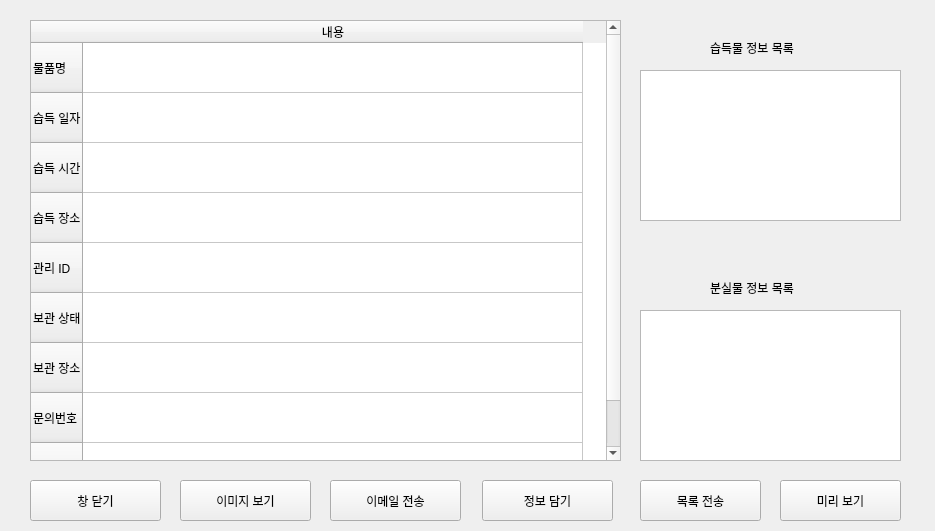
<?xml version="1.0" encoding="UTF-8"?>
<ui version="4.0">
 <class>Form</class>
 <widget class="QWidget" name="Form">
  <property name="geometry">
   <rect>
    <x>0</x>
    <y>0</y>
    <width>935</width>
    <height>531</height>
   </rect>
  </property>
  <property name="windowTitle">
   <string>습득물 상세 정보</string>
  </property>
  <widget class="QTableWidget" name="tableWidget">
   <property name="geometry">
    <rect>
     <x>30</x>
     <y>20</y>
     <width>591</width>
     <height>441</height>
    </rect>
   </property>
   <attribute name="horizontalHeaderCascadingSectionResizes">
    <bool>true</bool>
   </attribute>
   <attribute name="horizontalHeaderDefaultSectionSize">
    <number>500</number>
   </attribute>
   <attribute name="horizontalHeaderHighlightSections">
    <bool>true</bool>
   </attribute>
   <attribute name="verticalHeaderDefaultSectionSize">
    <number>50</number>
   </attribute>
   <row>
    <property name="text">
     <string>물품명</string>
    </property>
   </row>
   <row>
    <property name="text">
     <string>습득 일자</string>
    </property>
   </row>
   <row>
    <property name="text">
     <string>습득 시간</string>
    </property>
   </row>
   <row>
    <property name="text">
     <string>습득 장소</string>
    </property>
   </row>
   <row>
    <property name="text">
     <string>관리 ID</string>
    </property>
   </row>
   <row>
    <property name="text">
     <string>보관 상태</string>
    </property>
   </row>
   <row>
    <property name="text">
     <string>보관 장소</string>
    </property>
   </row>
   <row>
    <property name="text">
     <string>문의번호</string>
    </property>
   </row>
   <row>
    <property name="text">
     <string>특이사항</string>
    </property>
   </row>
   <column>
    <property name="text">
     <string>내용</string>
    </property>
   </column>
   <item row="0" column="0">
    <property name="text">
     <string/>
    </property>
   </item>
   <item row="8" column="0">
    <property name="font">
     <font>
      <pointsize>10</pointsize>
     </font>
    </property>
   </item>
  </widget>
  <widget class="QPushButton" name="pushButton">
   <property name="geometry">
    <rect>
     <x>330</x>
     <y>480</y>
     <width>131</width>
     <height>41</height>
    </rect>
   </property>
   <property name="text">
    <string>이메일 전송</string>
   </property>
  </widget>
  <widget class="QPushButton" name="pushButton_2">
   <property name="geometry">
    <rect>
     <x>30</x>
     <y>480</y>
     <width>131</width>
     <height>41</height>
    </rect>
   </property>
   <property name="text">
    <string>창 닫기</string>
   </property>
  </widget>
  <widget class="QPushButton" name="pushButton_3">
   <property name="geometry">
    <rect>
     <x>482</x>
     <y>480</y>
     <width>131</width>
     <height>41</height>
    </rect>
   </property>
   <property name="text">
    <string>정보 담기</string>
   </property>
  </widget>
  <widget class="QListWidget" name="listWidget">
   <property name="geometry">
    <rect>
     <x>640</x>
     <y>70</y>
     <width>261</width>
     <height>151</height>
    </rect>
   </property>
  </widget>
  <widget class="QListWidget" name="listWidget_2">
   <property name="geometry">
    <rect>
     <x>640</x>
     <y>310</y>
     <width>261</width>
     <height>151</height>
    </rect>
   </property>
  </widget>
  <widget class="QLabel" name="label">
   <property name="geometry">
    <rect>
     <x>710</x>
     <y>40</y>
     <width>141</width>
     <height>16</height>
    </rect>
   </property>
   <property name="text">
    <string>습득물 정보 목록</string>
   </property>
  </widget>
  <widget class="QLabel" name="label_2">
   <property name="geometry">
    <rect>
     <x>710</x>
     <y>280</y>
     <width>131</width>
     <height>16</height>
    </rect>
   </property>
   <property name="text">
    <string>분실물 정보 목록</string>
   </property>
  </widget>
  <widget class="QPushButton" name="pushButton_4">
   <property name="geometry">
    <rect>
     <x>640</x>
     <y>480</y>
     <width>121</width>
     <height>41</height>
    </rect>
   </property>
   <property name="text">
    <string>목록 전송</string>
   </property>
  </widget>
  <widget class="QPushButton" name="pushButton_5">
   <property name="geometry">
    <rect>
     <x>180</x>
     <y>480</y>
     <width>131</width>
     <height>41</height>
    </rect>
   </property>
   <property name="text">
    <string>이미지 보기</string>
   </property>
  </widget>
  <widget class="QPushButton" name="pushButton_6">
   <property name="geometry">
    <rect>
     <x>780</x>
     <y>480</y>
     <width>121</width>
     <height>41</height>
    </rect>
   </property>
   <property name="text">
    <string>미리 보기</string>
   </property>
  </widget>
 </widget>
 <resources/>
 <connections>
  <connection>
   <sender>pushButton_2</sender>
   <signal>clicked()</signal>
   <receiver>Form</receiver>
   <slot>click_close()</slot>
   <hints>
    <hint type="sourcelabel">
     <x>76</x>
     <y>511</y>
    </hint>
    <hint type="destinationlabel">
     <x>186</x>
     <y>509</y>
    </hint>
   </hints>
  </connection>
  <connection>
   <sender>pushButton</sender>
   <signal>clicked()</signal>
   <receiver>Form</receiver>
   <slot>transmit_email()</slot>
   <hints>
    <hint type="sourcelabel">
     <x>376</x>
     <y>511</y>
    </hint>
    <hint type="destinationlabel">
     <x>427</x>
     <y>503</y>
    </hint>
   </hints>
  </connection>
  <connection>
   <sender>pushButton_3</sender>
   <signal>clicked()</signal>
   <receiver>Form</receiver>
   <slot>put_on_list()</slot>
   <hints>
    <hint type="sourcelabel">
     <x>582</x>
     <y>506</y>
    </hint>
    <hint type="destinationlabel">
     <x>626</x>
     <y>502</y>
    </hint>
   </hints>
  </connection>
  <connection>
   <sender>pushButton_4</sender>
   <signal>clicked()</signal>
   <receiver>Form</receiver>
   <slot>transmit_email_list()</slot>
   <hints>
    <hint type="sourcelabel">
     <x>760</x>
     <y>507</y>
    </hint>
    <hint type="destinationlabel">
     <x>910</x>
     <y>488</y>
    </hint>
   </hints>
  </connection>
  <connection>
   <sender>pushButton_5</sender>
   <signal>clicked()</signal>
   <receiver>Form</receiver>
   <slot>print_image()</slot>
   <hints>
    <hint type="sourcelabel">
     <x>231</x>
     <y>483</y>
    </hint>
    <hint type="destinationlabel">
     <x>236</x>
     <y>469</y>
    </hint>
   </hints>
  </connection>
  <connection>
   <sender>listWidget</sender>
   <signal>clicked(QModelIndex)</signal>
   <receiver>Form</receiver>
   <slot>click_founds_list(QModelIndex)</slot>
   <hints>
    <hint type="sourcelabel">
     <x>815</x>
     <y>184</y>
    </hint>
    <hint type="destinationlabel">
     <x>881</x>
     <y>35</y>
    </hint>
   </hints>
  </connection>
  <connection>
   <sender>listWidget_2</sender>
   <signal>clicked(QModelIndex)</signal>
   <receiver>Form</receiver>
   <slot>click_losts_list(QModelIndex)</slot>
   <hints>
    <hint type="sourcelabel">
     <x>757</x>
     <y>384</y>
    </hint>
    <hint type="destinationlabel">
     <x>881</x>
     <y>268</y>
    </hint>
   </hints>
  </connection>
  <connection>
   <sender>pushButton_6</sender>
   <signal>clicked()</signal>
   <receiver>Form</receiver>
   <slot>preview()</slot>
   <hints>
    <hint type="sourcelabel">
     <x>865</x>
     <y>507</y>
    </hint>
    <hint type="destinationlabel">
     <x>919</x>
     <y>452</y>
    </hint>
   </hints>
  </connection>
 </connections>
 <slots>
  <slot>click_close()</slot>
  <slot>transmit_email()</slot>
  <slot>put_on_list()</slot>
  <slot>transmit_email_list()</slot>
  <slot>click_founds_list(QModelIndex)</slot>
  <slot>print_image()</slot>
  <slot>click_losts_list(QModelIndex)</slot>
  <slot>preview()</slot>
 </slots>
</ui>
